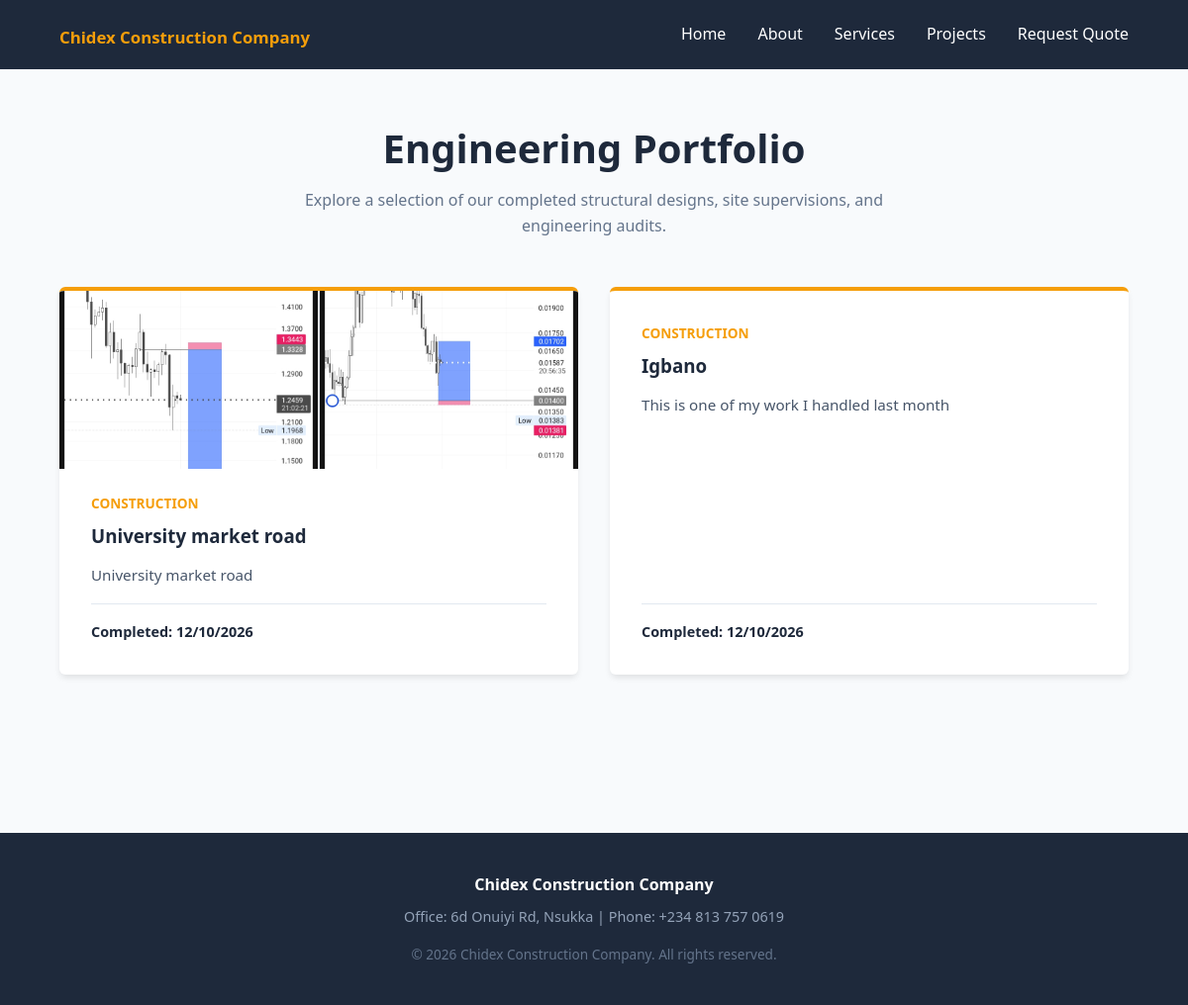
The app's page /projects.php with its own data.
### tables this page shows
CREATE TABLE projects (
        id INTEGER PRIMARY KEY AUTOINCREMENT,
        title TEXT NOT NULL,
        category TEXT NOT NULL,
        description TEXT NOT NULL,
        year TEXT NOT NULL,
        image TEXT
    );

### projects.php (the view, shortened to what this page needs)
<?php
include 'includes/header.php';
require_once 'includes/db.php';
$stmt = $pdo->query("SELECT * FROM projects ORDER BY id DESC");
$projects = $stmt->fetchAll(PDO::FETCH_ASSOC);
?>
<main class="container" style="padding: 3rem 0;">
    <div style="text-align: center; margin-bottom: 3rem;">
        <h1 style="color: var(--primary); font-size: 2.5rem;">Engineering Portfolio</h1>
        <p style="color: #64748b; max-width: 600px; margin: 0.5rem auto 0;">Explore a selection of our completed structural designs, site supervisions, and engineering audits.</p>
    </div>
    <?php if (empty($projects)): ?>
        <div style="text-align: center; padding: 3rem; background: white; border-radius: 6px; box-shadow: 0 4px 6px -1px rgba(0,0,0,0.1);">
            <p style="color: #64748b; font-size: 1.1rem;">No projects currently published. Log into the <a href="admin/login.php" style="color: var(--accent); text-decoration: none; font-weight: bold;">Admin Portal</a> to add your first construction project and photos.</p>
        </div>
    <?php else: ?>
        <div class="grid-3">
            <?php foreach($projects as $project): ?>
                <div class="card" style="overflow: hidden; display: flex; flex-direction: column;">
                    <?php if (!empty($project['image'])):
                        $images = explode(',', $project['image']);
                    ?>
                        <div style="margin: -2rem -2rem 1.5rem -2rem; background: #e2e8f0; display: grid; grid-template-columns: repeat(<?php echo count($images) > 1 ? '2' : '1'; ?>, 1fr); gap: 2px; max-height: 220px; overflow: hidden;">
                            <?php foreach($images as $img): ?>
                                <div style="height: 180px; overflow: hidden;">
                                    <img src="<?php echo htmlspecialchars(trim($img)); ?>" alt="Project Photo" style="width: 100%; height: 100%; object-fit: cover;">
                                </div>
                            <?php endforeach; ?>
                        </div>
                    <?php endif; ?>
                    <span style="display: inline-block; font-size: 0.85rem; font-weight: bold; color: var(--accent); margin-bottom: 0.5rem; text-transform: uppercase;">
                        <?php echo htmlspecialchars($project['category']); ?>
                    </span>
                    <h3 style="margin-bottom: 0.75rem; color: var(--primary);"><?php echo htmlspecialchars($project['title']); ?></h3>
                    <p style="margin-bottom: 1rem; color: #475569; font-size: 0.95rem;"><?php echo htmlspecialchars($project['description']); ?></p>
                    <div style="font-size: 0.9rem; font-weight: bold; color: var(--primary); margin-top: auto; padding-top: 1rem; border-top: 1px solid #e2e8f0;">
                        Completed: <?php echo htmlspecialchars($project['year']); ?>
                    </div>
                </div>
            <?php endforeach; ?>
        </div>
    <?php endif; ?>
</main>
<?php include 'includes/footer.php'; ?>

### assets/css/style.css (style rules this page uses)
:root { --primary: #1e293b; --accent: #f59e0b; --bg-light: #f8fafc; --text-dark: #334155; --white: #ffffff; }
* { box-sizing: border-box; margin: 0; padding: 0; font-family: 'Segoe UI', Tahoma, Geneva, Verdana, sans-serif; }
body { background-color: var(--bg-light); color: var(--text-dark); line-height: 1.6; }
.container { width: 90%; max-width: 1200px; margin: 0 auto; }
.grid-3 { display: grid; grid-template-columns: repeat(auto-fit, minmax(300px, 1fr)); gap: 2rem; margin: 3rem 0; }
.card { background: var(--white); padding: 2rem; border-radius: 6px; box-shadow: 0 4px 6px -1px rgba(0,0,0,0.1); border-top: 4px solid var(--accent); }
.card h3 { margin-bottom: 1rem; color: var(--primary); }

### records on screen
projects: image (picture), category "CONSTRUCTION", title "University market road", description "University market road", year "12/10/2026"
projects: category "CONSTRUCTION", title "Igbano", description "This is one of my work I handled last month", year "12/10/2026"

### other values on screen
$company_name "Chidex Construction Company"
